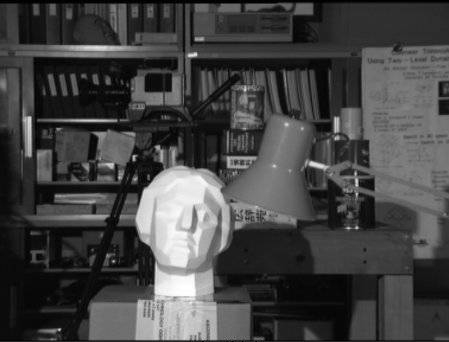
#> input picture images/clahe.jpg, 449 x 342 px
$ python adaptive_equal.py
#> lines starting #> are read from the running program, lines starting #| are printed output that depends on the picture
import cv2
import numpy as np
from matplotlib import pyplot as plt

img = cv2.imread('images/clahe.jpg',0)
#> img is the input picture: shape (342, 449); min 0, max 255, mean 67.9
equ = cv2.equalizeHist(img)
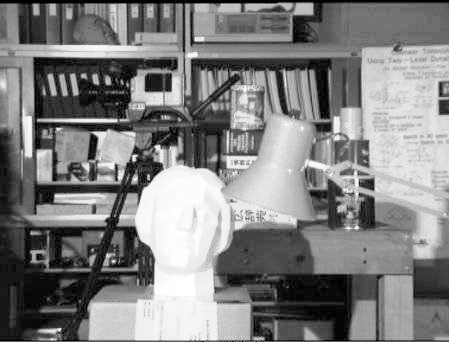
#> equ: shape (342, 449); min 0, max 255, mean 128.2
#res = np.hstack((img,equ)) #stacking images side-by-side

# create a CLAHE object (Arguments are optional).
clahe = cv2.createCLAHE(clipLimit=2.0, tileGridSize=(8,8))
cl1 = clahe.apply(img)
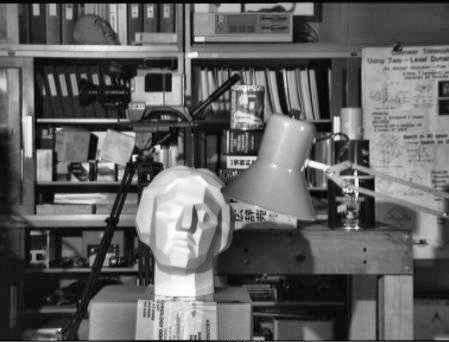
#> cl1: shape (342, 449); min 0, max 255, mean 98.3

plt.subplot(2,2,1),plt.imshow(img,cmap = 'gray')
plt.title('Original'), plt.xticks([]), plt.yticks([])
plt.subplot(2,2,2),plt.imshow(equ,cmap = 'gray')
plt.title('Histogram Equalization'), plt.xticks([]), plt.yticks([])
plt.subplot(2,2,3),plt.imshow(cl1,cmap = 'gray')
plt.title('Adaptive Hist Equalization'), plt.xticks([]), plt.yticks([])

plt.show()
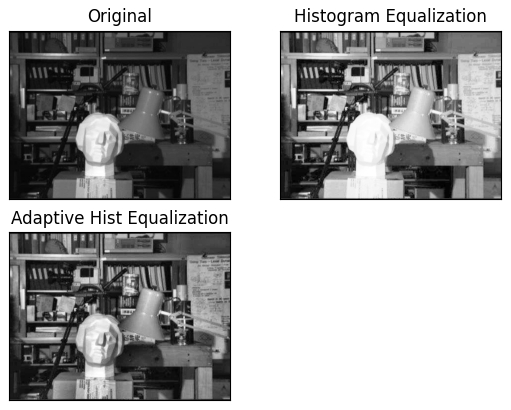
#> figure drawn by matplotlib, 3 panels

$ run again, with images/fruits.jpg copied over images/clahe.jpg
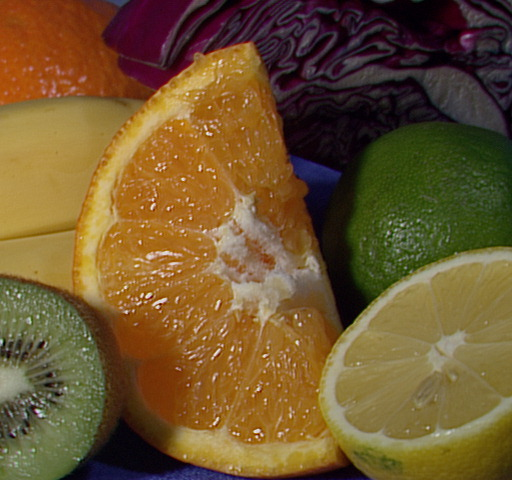
#> input picture images/fruits.jpg, 512 x 480 px
#> `cl1 = clahe.apply(img)`:
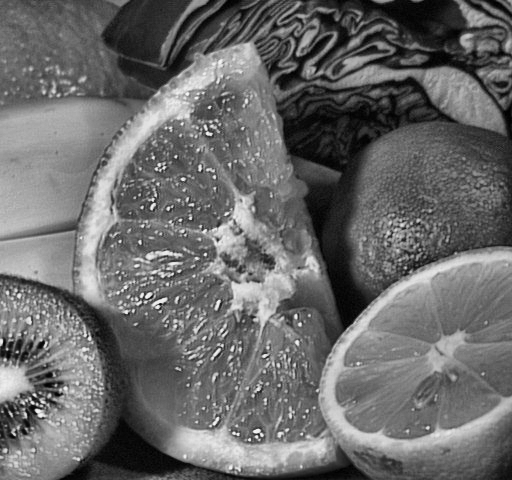
#> cl1: shape (480, 512); min 0, max 248, mean 105.6
#> `plt.show()`:
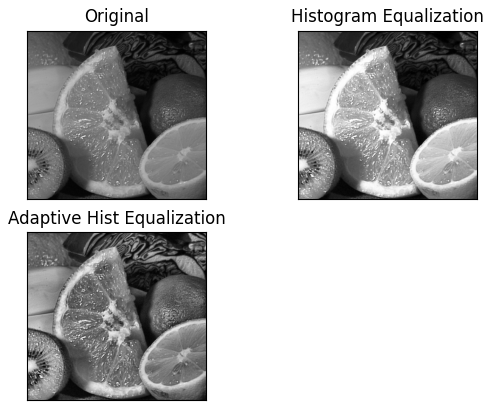
#> figure drawn by matplotlib, 3 panels
